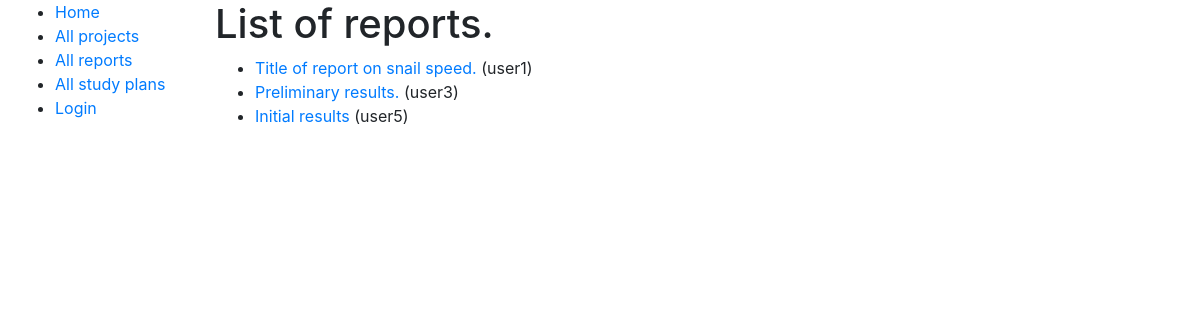
The page /fileindex/reports/ on the database its author committed.
### fileindex/models.py (models this page shows, shortened)
class Document(models.Model):
    owner = models.ForeignKey(User, on_delete=models.SET_NULL, blank=True, null=True)
    project = models.ForeignKey(Project, on_delete=models.SET_NULL, blank=True, null=True)
    location = models.ForeignKey(Location, on_delete=models.SET_NULL, blank=True, null=True)
    DOCUMENT_CODE = (
        ('SP', 'Study plan'),
        ('R', 'Report'),
        ('RDF', 'Related file'),
        ('LBN', 'Lab book'),
    )
    document_code = models.CharField(max_length=3, choices=DOCUMENT_CODE, default='')
    e_copy = models.FileField(upload_to='uploads/', null=True, blank=True)
    class Meta:
        abstract = True

class Report(Document):
    study_plan = models.ManyToManyField(StudyPlan)
    title = models.TextField()
    DOCUMENT_STATUS = (
        ('PEN', 'Pending'),
        ('IND', 'In draft'),
        ('COM', 'Complete'),
    )
    status = models.CharField(max_length=3, choices=DOCUMENT_STATUS, default='PEN')
    sign_date = models.DateField(null=True, blank=True)
    def get_absolute_url(self):
        return reverse('report-detail', args=[str(self.id)])

### fileindex/views.py (the view)
# urls.py: path('reports/', views.ReportListView.as_view(), name='reports'),
class ReportListView(generic.ListView):
    model = Report

### fileindex/templates/fileindex/report_list.html
{% extends "base_generic.html" %}
{% block content %}
	<h1>List of reports.</h1>
	{% if report_list %}
		<ul>
			{% for report in report_list %}
			<li>
			<a href="{{ report.get_absolute_url }}">{{ report.title }}</a> ({{ report.owner }})
			</li>
			{% endfor %}
		</ul>
		{% else %}
		<p>There are no reports.</p>
	{% endif %}
{% endblock %}

### rows shown on the page
Report: title "Title of report on snail speed.", owner "user1"
Report: title "Preliminary results.", owner "user3"
Report: title "Initial results", owner "user5"
